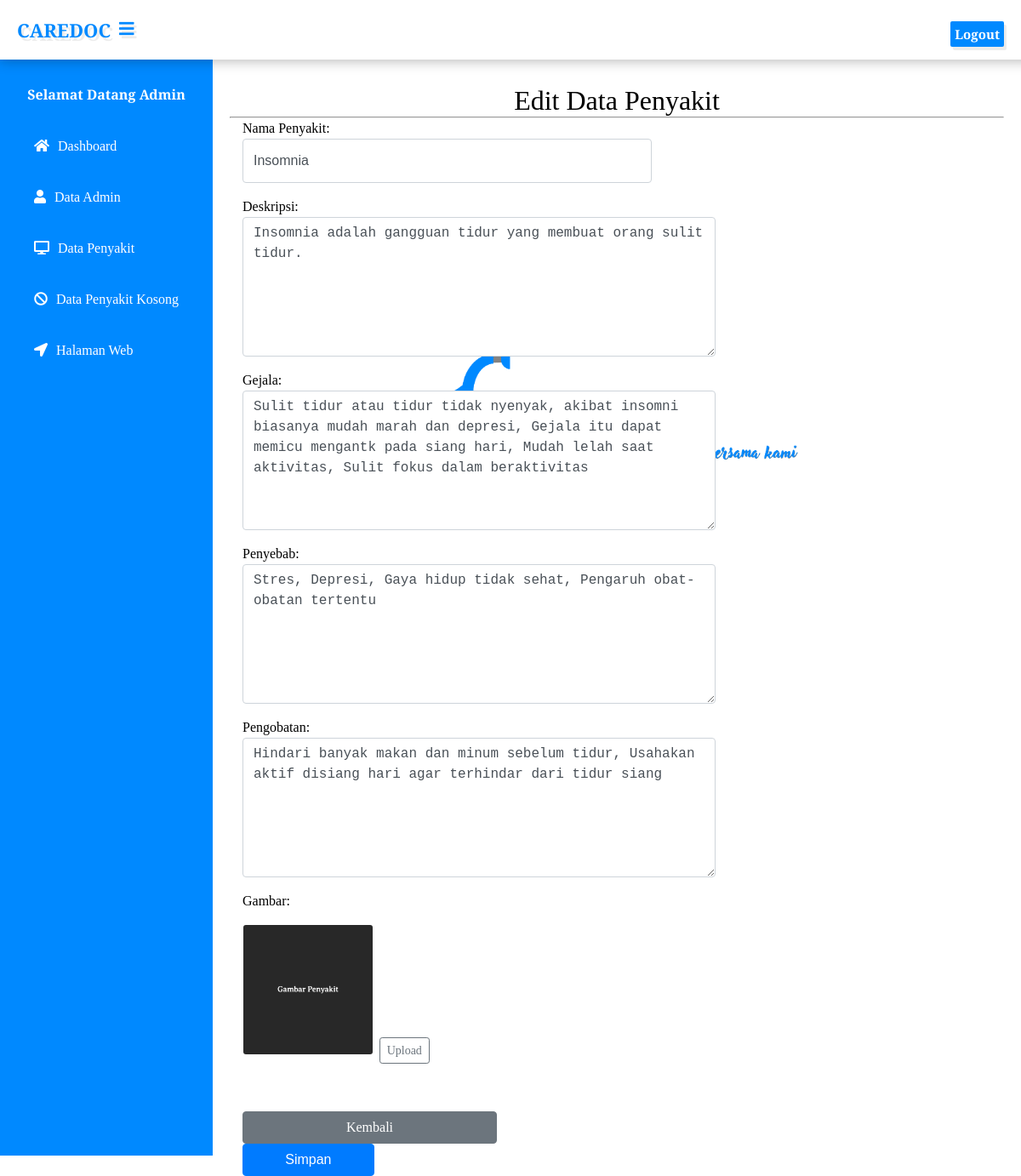
/admin/index.php?page=edit_penyakit&id=7 (signed in), run on the app's committed database.
### tables this page shows
CREATE TABLE `penyakit` (
  `id` int(11) NOT NULL,
  `nama` varchar(567) NOT NULL,
  `penyebab` varchar(567) NOT NULL,
  `gejala` varchar(567) NOT NULL,
  `pengobatan` varchar(567) NOT NULL,
  `deskripsi` varchar(1000) NOT NULL,
  `gambar` varchar(500) NOT NULL
);

### admin/edit_penyakit.php (the view, shortened to what this page needs)
<?php
include 'config.php';
?>
<!DOCTYPE html>
<html>
<head>
    <link rel="stylesheet" href="css/bootstrap.min.css">
    <link rel="stylesheet" href="css/bootstrap.css">
</head>
<body>
    <div class="" style="margin-top:20px">
        <center>
            <font size="6">Edit Data Penyakit</font>
        </center>
        <hr>
        <?php
        if (isset($_GET['id'])) {
            $id = $_GET['id'];
            $select = mysqli_query($koneksi, "SELECT * FROM penyakit WHERE id='$id'") or die(mysqli_error($koneksi));
            if (mysqli_num_rows($select) == 0) {
                echo '<div class="alert alert-warning">ID tidak ada dalam database.</div>';
                exit();
            } else {
                $data = mysqli_fetch_assoc($select);
            }
        }
        ?>
        <form action="index.php?page=edit_penyakit&id=<?php echo $id; ?>" method="post">
            <div class="item form-group">
                <label class="col-form-label col-md-3 col-sm-3 label-align">Nama Penyakit:</label>
                <div class="col-md-6 col-sm-6">
                    <input type="text" name="nama" class="form-control" value="<?php echo $data['nama']; ?>" required>
                </div>
            </div>
            <div class="item form-group">
                <label class="col-form-label col-md-3 col-sm-3 label-align">Deskripsi:</label>
                <div class="col-md-6 col-sm-6">
                    <textarea name="deskripsi" class="form-control" aria-label="With textarea"><?php echo $data['deskripsi']; ?></textarea>
                </div>
            </div>
            <div class="item form-group">
                <label class="col-form-label col-md-3 col-sm-3 label-align">Gejala:</label>
                <div class="col-md-6 col-sm-6">
                    <textarea class="form-control" name="gejala" aria-label="With textarea"><?php echo $data['gejala']; ?></textarea>
                </div>
            </div>
            <div class="item form-group">
                <label class="col-form-label col-md-3 col-sm-3 label-align">Penyebab:</label>
                <div class="col-md-6 col-sm-6">
                    <textarea class="form-control" name="penyebab" aria-label="With textarea"><?php echo $data['penyebab']; ?></textarea>
                </div>
            </div>
            <div class="item form-group">
                <label class="col-form-label col-md-3 col-sm-3 label-align">Pengobatan:</label>
                <div class="col-md-6 col-sm-6">
                    <textarea class="form-control" name="pengobatan" aria-label="With textarea"><?php echo $data['pengobatan']; ?></textarea>
                </div>
            </div>
            <div class="item form-group">
                <label class="col-form-label col-md-3 col-sm-3 label-align">Gambar:</label>
                <div class="col-sm-6 p-3">
                    <div class="row no-gutters">
                        <div class="col-md-4">
                            <img src="../vendor/img/penyakit/<?= $data['gambar']; ?>" class="card-img" alt="Penyakit">
                        </div>
                        <div class="col-md-8">
                            <br>
                            <br>
                            <br>
                            <br>
                            <br>
                            <br>
                            <div class="float-left my-4 mx-2">
                                <label id="inputGroupFile01" class="btn btn-outline-secondary btn-sm">
                                    <input type="file" style="display: none;" for="inputGroupFile01" name="gambar">Upload</input>
                                </label>
                            </div>
                        </div>
                    </div>
                </div>
            </div>
            <div class="item form-group">
                <div class="col-md-6 col-sm-6 offset-md-0">
                    <a href="index.php?page=tampil_penyakit" style="width: 60%;" class="btn btn-secondary">Kembali</a>
                    <input type="submit" name="submit" class="btn btn-primary" style="width: 34%;" value="Simpan">
                </div>
            </div>
        </form>
    </div>
</body>
</html>

### admin/css/style_admin.css (style rules this page uses)
* { padding: 0; margin: 0; }
body { font-family: 'Averia Serif Libre', cursive !important; }
.btn { text-decoration: none !important; }
.form-group { margin-bottom: 1rem; }

### admin/edit_penyakit.php (style rules this page uses)
textarea { width: 530px !important; height: 150px !important; }

### data on the page
penyakit: nama "Insomnia", deskripsi "Insomnia adalah gangguan tidur yang membuat orang sulit tidur.", gejala "Sulit tidur atau tidur tidak nyenyak, akibat insomni biasanya mudah marah dan depresi, Gejala itu dapat memicu mengantk pada siang hari, Mudah lelah saat aktivitas, Sulit fokus dalam beraktivitas", penyebab "Stres, Depresi, Gaya hidup tidak sehat, Pengaruh obat-obatan tertentu", pengobatan "Hindari banyak makan dan minum sebelum tidur, Usahakan aktif disiang hari agar terhindar dari tidur siang", gambar (placeholder picture)

### other printed values
$_SESSION['username'] "Admin"
